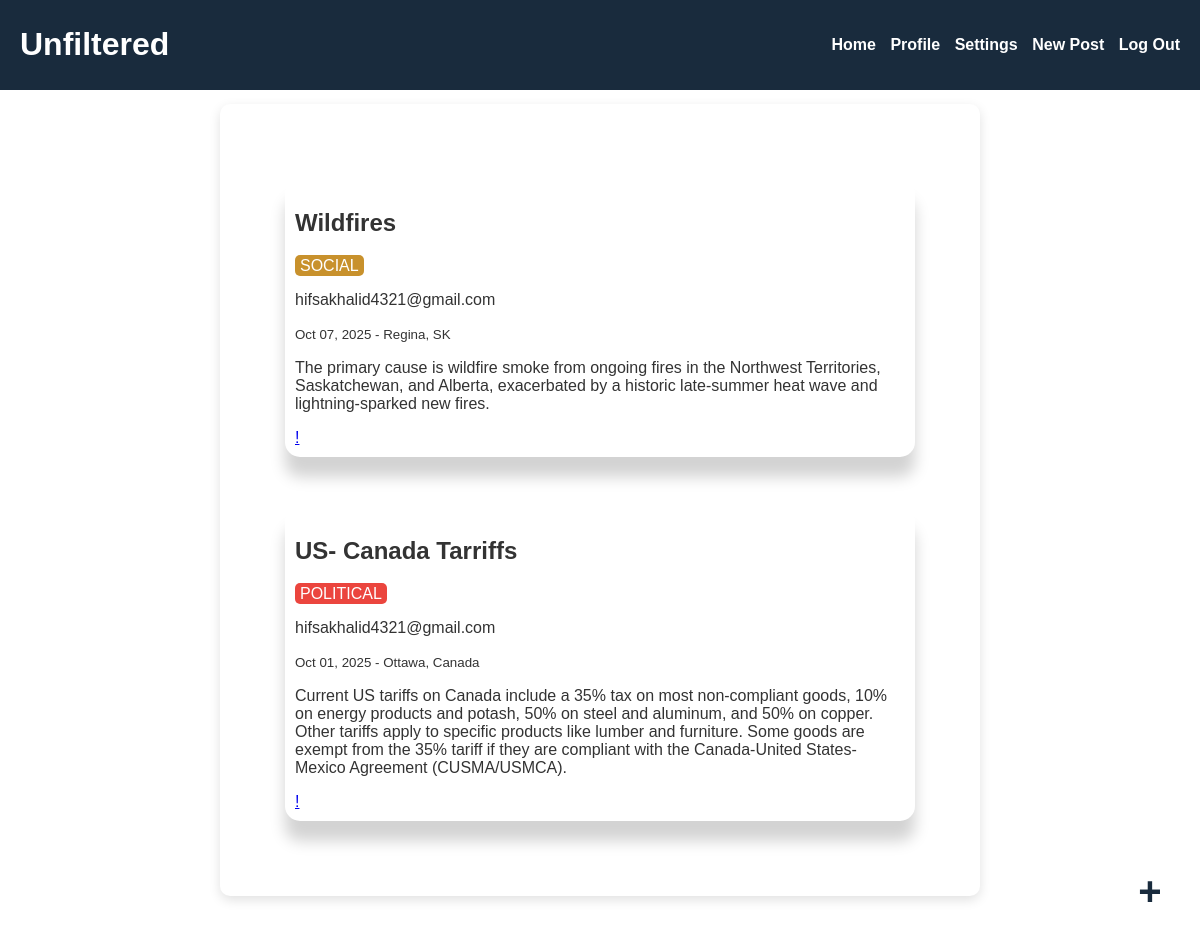
The app's page / (signed in) with its own data.
### posts/models.py (models this page shows, shortened)
class Post(models.Model):
    is_active = models.BooleanField(default=True)
    author = models.ForeignKey(User, on_delete=models.CASCADE)
    title = models.CharField(max_length=255, blank=True)
    description = models.TextField()
    date_time = models.DateTimeField()
    location = models.CharField(max_length=100)
    TAG_CHOICES = [
        ('NATURAL', 'Natural'),
        ('SOCIAL', 'Social'),
        ('POLITICAL', 'Political'),
    ]
    tag = models.CharField(
        max_length=10,
        choices=TAG_CHOICES,
        default='SOCIAL',
    )

### posts/views.py (the view)
# urls.py: path("", home, name="home"),
def home(request):
    active_posts_query = Post.objects.filter(is_active=True).order_by('-date_time')
    posts_to_display = None
    if request.user.is_authenticated:
        posts_to_display = active_posts_query
    else:
        posts_to_display = active_posts_query[:6]
    context = {
        'posts': posts_to_display,
    }
    return render(request, 'posts/home.html', context)

### posts/templates/posts/home.html (shortened to what this page needs)
{% extends "posts/posts_base.html" %} {% load static %}  {% block content %} {% if user.is_authenticated %}
<div class="create-button">
  <a class="create" href="{% url 'posts:create_post' %}">+</a>
</div>
{% endif %}
<div class="post-container">
  {% if user.is_authenticated %} {% for post in posts %}
  <div class="post">
    <h2>{{ post.title }}</h2>
    <span class="tag tag-{{ post.tag|lower }}">{{ post.get_tag_display }}</span>
    <p>{{ post.author.username }}</p>
    <small>{{ post.date_time|date:"M d, Y" }} - {{post.location}}</small>
    <p>{{ post.description }}</p>
    <a href="{% url 'posts:report_post' post_id=post.id %}" class="report-link"
      >!</a
    >
  </div>
  {% endfor %} {% endif %}
</div>
{% endblock content %}

### posts/static/posts/css/posts_style.css (style rules this page uses)
body { margin: 0; font-family: Arial, san-serif; background: white; color: #333; }
.post { margin: 50px 40px; background-color: white; padding: 10px; border-radius: 15px; box-shadow: 0px 20px 15px 0px lightgray; min-height: 150px; }
.tag { padding: 2px 5px; border-radius: 5px; color: white; font-weight: 200; text-transform: uppercase; margin-left: auto; }
.tag-social { background-color: rgb(200, 145, 44); }
.tag-political { background-color: #eb453e; }
.create-button, .create-button:visited, .create { color: #192b3d; width: 60px; height: 60px; border-radius: 50%; display: flex; justify-content: center; align-items: center; font-size: 40px; font-weight: bold; position: fixed; bottom: 20px; right: 20px; text-decoration: none; z-index: 1000; }

### records on screen
Post: title "Wildfires", tag "SOCIAL", author.username "hifsakhalid4321@gmail.com", date_time "Oct 07, 2025", location "Regina, SK", description "The primary cause is wildfire smoke from ongoing fires in the Northwest Territories, Saskatchewan, and Alberta, exacerbated by a historic late-summer heat wave and lightning-sparked new fires."
Post: title "US- Canada Tarriffs", tag "POLITICAL", author.username "hifsakhalid4321@gmail.com", date_time "Oct 01, 2025", location "Ottawa, Canada", description "Current US tariffs on Canada include a 35% tax on most non-compliant goods, 10% on energy products and potash, 50% on steel and aluminum, and 50% on copper. Other tariffs apply to specific products like lumber and furniture. Some goods are exempt from the 35% tariff if they are compliant with the Canada-United States-Mexico Agreement (CUSMA/USMCA)."
